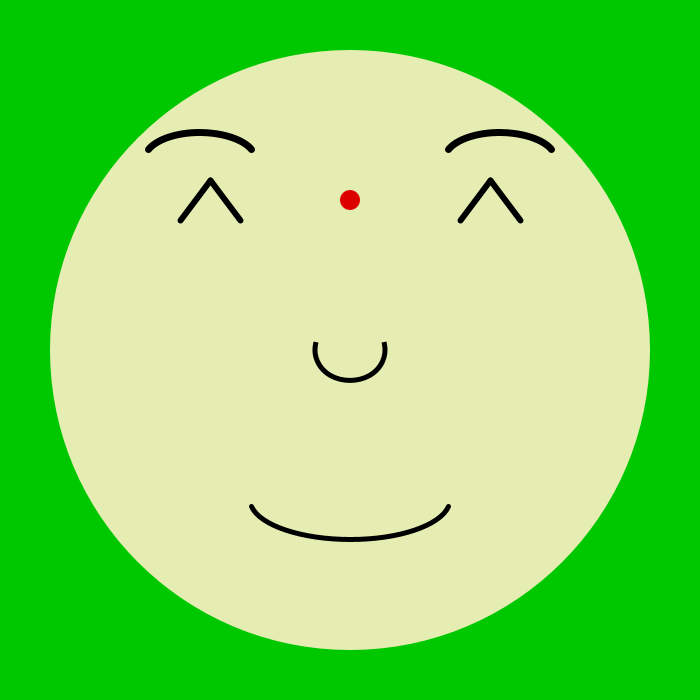
Frame 1 (no input)
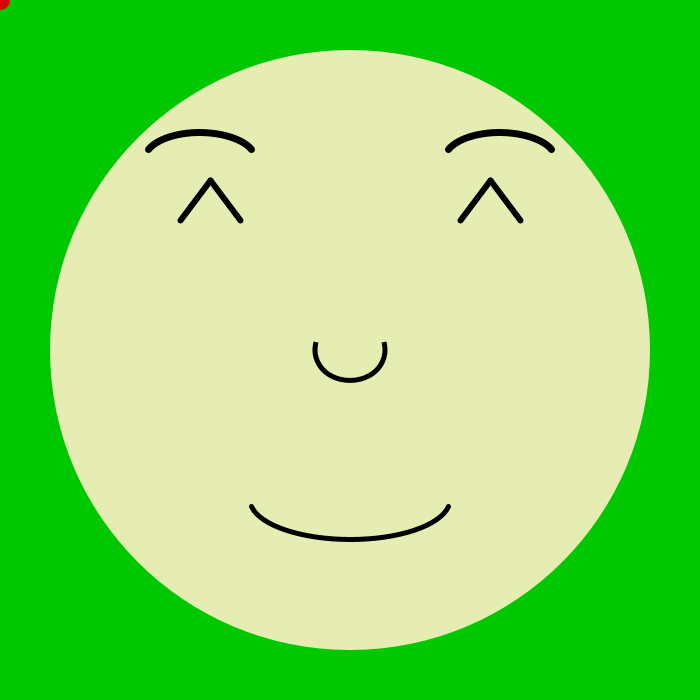
Frame 60 (the mouse pressed at the canvas centre just before this capture)
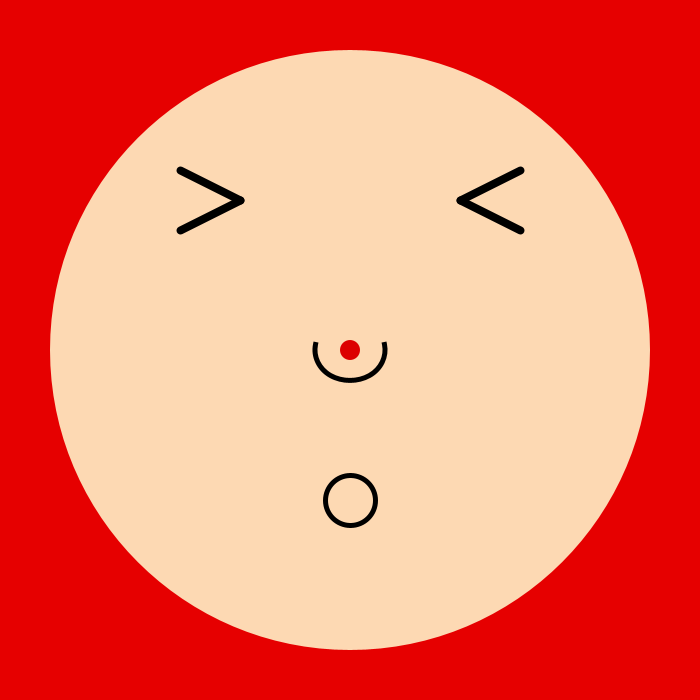
Frame 120 (the mouse held since frame 60 and released just before this capture)

The Processing sketch that drew these frames (run headless with seeded random() and noise(); from frame 60 on, the mouse is pressed at the canvas centre):

// Processing sketch: processing_184488
// ── processing_184488.pde

int s = 20;
float x = 350;
float y = 200;

void setup()
{
  noStroke();
  size(700,700);
  background(255);
  smooth();
  fill(0,120);
}
 
void draw()
{
float d = dist(mouseX, mouseY, 350, 350);
    if (d<30){
      background(230,0,0,180);
      fill(#FFF1C6,230);
    noStroke();
    ellipse(350,350,600,600);
    stroke(0);
      strokeWeight(8);
    strokeCap(ROUND);
      line(520,170,460,200);
      line(520,230,460,200);
      line(240,200,180,230);
      line(240,200,180,170);
      noFill();
      strokeWeight(5);
      ellipse(350,500,50,50);
    }
    else{
      background(255);
      int g=constrain (mouseX,180,210);
    int h=constrain (mouseX,490,520);
    fill(#FFF1C6,230);
    noStroke();
    ellipse(350,350,600,600);
    fill(0);
    ellipseMode(CENTER);
    ellipse(g,200,40,40);
    ellipse(h,200,40,40);
    noFill();
    stroke(0);
      strokeWeight(5);
      line(300,500,400,500);
    }
    if (d>300){
      background(0,200,0,180);
      fill(#FFF1C6,230);
    noStroke();
    ellipse(350,350,600,600);
    stroke(0);
      strokeWeight(6);
    strokeCap(ROUND);
      line(490,180,520,220);
      line(490,180,460,220);
      line(210,180,180,220);
      line(210,180,240,220);
      noFill();
      strokeWeight(5);
      arc(350,500,200,80,radians(10),radians(170));
    }
    noFill();
    stroke(0);
    strokeWeight(7);
    strokeCap(ROUND);
    arc(200,160-1200/d,110,50,radians(200),radians(340));
    arc(500,160-1200/d,110,50,radians(200),radians(340));
    noStroke();
    fill(220,0,0);
    ellipse(x, y, s, s);
    x = mouseX;
    y = mouseY;
    noFill();
    stroke(0);
    strokeWeight(5);
    strokeCap(PROJECT);
    arc(350,350,70,60,radians(-10),radians(190));
    
}
